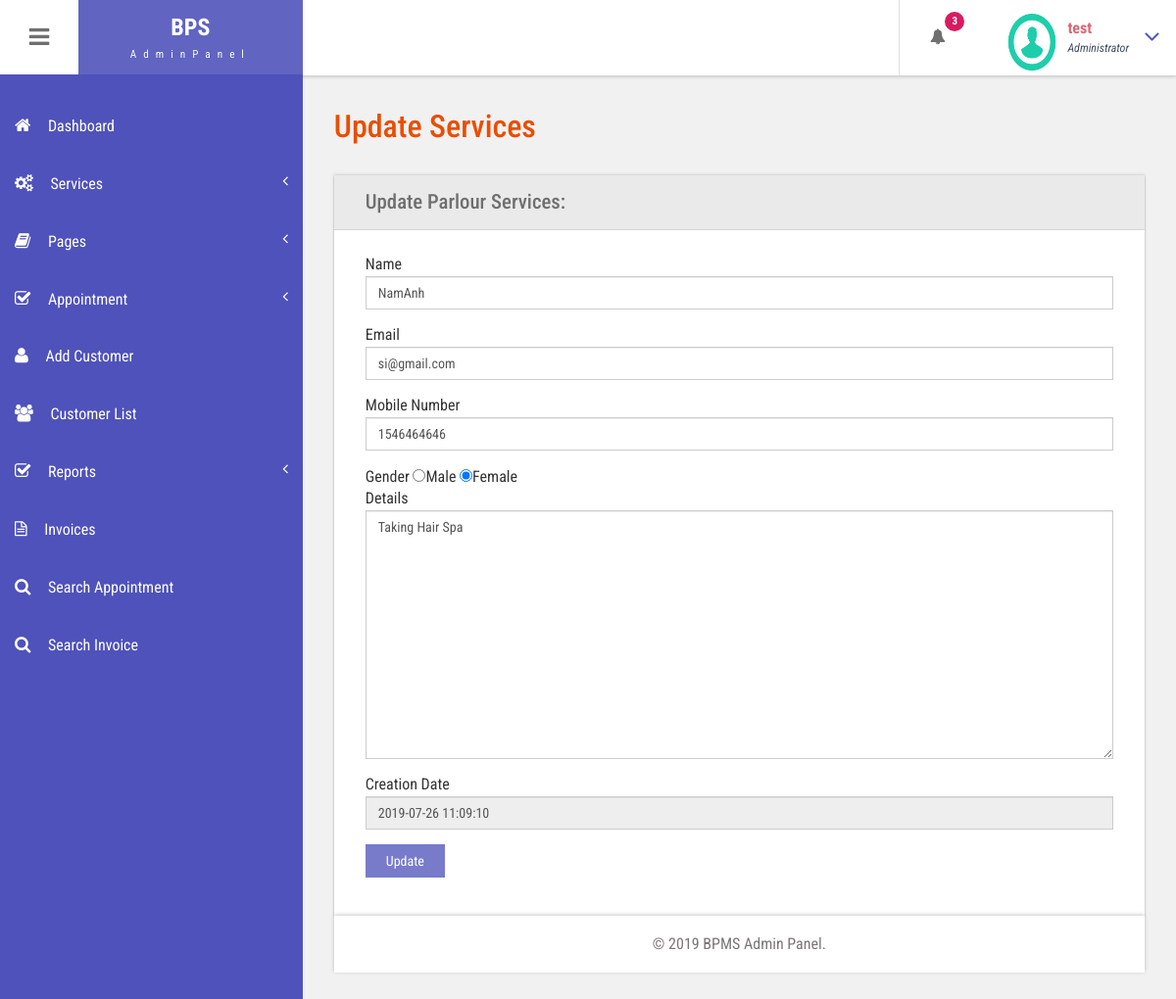
The page /admin/edit-customer-detailed.php?editid=1 (signed in) on the database its author committed.
### tables this page shows
CREATE TABLE `tblcustomers` (
  `ID` int(10) NOT NULL,
  `Name` varchar(120) DEFAULT NULL,
  `Email` varchar(200) DEFAULT NULL,
  `MobileNumber` bigint(11) DEFAULT NULL,
  `Gender` enum('Female','Male','Transgender') DEFAULT NULL,
  `Details` mediumtext,
  `CreationDate` timestamp NULL DEFAULT CURRENT_TIMESTAMP,
  `UpdationDate` timestamp NULL DEFAULT NULL ON UPDATE CURRENT_TIMESTAMP
);

### admin/edit-customer-detailed.php (the view, shortened to what this page needs)
<?php
include('includes/dbconnection.php');
if (strlen($_SESSION['bpmsaid']==0)) {
  header('location:logout.php');
  } else{
  ?>
<!DOCTYPE HTML>
<html>
<head>
<link href="css/bootstrap.css" rel='stylesheet' type='text/css' />
<link href="css/style.css" rel='stylesheet' type='text/css' />
<link href="css/font-awesome.css" rel="stylesheet">
<link href="css/animate.css" rel="stylesheet" type="text/css" media="all">
<link href="css/custom.css" rel="stylesheet">
</head>
<body class="cbp-spmenu-push">
	<div class="main-content">
		 <?php include_once('includes/sidebar.php');?>
	 <?php include_once('includes/header.php');?>
		<div id="page-wrapper">
			<div class="main-page">
				<div class="forms">
					<h3 class="title1">Update Services</h3>
					<div class="form-grids row widget-shadow" data-example-id="basic-forms">
						<div class="form-title">
							<h4>Update Parlour Services:</h4>
						</div>
						<div class="form-body">
							<form method="post">
  <?php
 $cid=$_GET['editid'];
$ret=mysqli_query($con,"select * from  tblcustomers where ID='$cid'");
while ($row=mysqli_fetch_array($ret)) {
?>
							 <div class="form-group"> <label for="exampleInputEmail1">Name</label> <input type="text" class="form-control" id="name" name="name"  value="<?php  echo $row['Name'];?>" required="true"> </div> <div class="form-group"> <label for="exampleInputPassword1">Email</label> <input type="text" id="email" name="email" class="form-control"  value="<?php  echo $row['Email'];?>" required="true"> </div>
							 <div class="form-group"> <label for="exampleInputPassword1">Mobile Number</label> <input type="text" id="mobilenum" name="mobilenum" class="form-control"  value="<?php  echo $row['MobileNumber'];?>" required="true"> </div>
							 <div class="form-group"> <label for="exampleInputPassword1">Gender</label> <?php if($row['Gender']=="Male")
{?><input type="radio" id="gender" name="gender" value="Male" checked="true">Male
                     <input type="radio" name="gender" value="Female">Female
                   <?php } ?>
<?php if($row['Gender']=="Female")
{?><input type="radio" id="gender" name="gender" value="Male" >Male
                     <input type="radio" name="gender" value="Female" checked="true">Female
                   <?php }
                    else {?>
 <input type="radio" id="gender" name="gender" value="Male" >Male
  <input type="radio" name="gender" value="Female" >Female
                   <?php }?>
                   <div class="form-group"> <label for="exampleInputEmail1">Details</label> <textarea type="text" class="form-control" id="details" name="details" placeholder="Details" required="true" rows="12" cols="4"><?php  echo $row['Details'];?></textarea> </div>
                   <div class="form-group"> <label for="exampleInputPassword1">Creation Date</label> <input type="text" id="" name="" class="form-control"  value="<?php  echo $row['CreationDate'];?>" readonly='true'> </div>
							 <?php } ?>
							  <button type="submit" name="submit" class="btn btn-default">Update</button> </form>
						</div>
					</div>
			</div>
		</div>
		 <?php include_once('includes/footer.php');?>
	</div>
</body>
</html>
<?php } ?>

### admin/includes/header.php (shortened to what this page needs)
<div class="sticky-header header-section ">
      <div class="header-left">
        <button id="showLeftPush"><i class="fa fa-bars"></i></button>
        <div class="logo">
          <a href="index.html">
            <h1>BPS</h1>
            <span>AdminPanel</span>
          </a>
        </div>
      </div>
      <div class="header-right">
        <div class="profile_details_left">
          <ul class="nofitications-dropdown">
            <?php
$ret1=mysqli_query($con,"select ID,Name from  tblappointment where Status=''");
$num=mysqli_num_rows($ret1);
?>
            <li class="dropdown head-dpdn">
              <a href="#" class="dropdown-toggle" data-toggle="dropdown" aria-expanded="false"><i class="fa fa-bell"></i><span class="badge blue"><?php echo $num;?></span></a>
            </li>
          </ul>
          <div class="clearfix"> </div>
        </div>
        <div class="profile_details">
        <?php
$adid=$_SESSION['bpmsaid'];
$ret=mysqli_query($con,"select AdminName from tbladmin where ID='$adid'");
$row=mysqli_fetch_array($ret);
$name=$row['AdminName'];
?>
          <ul>
            <li class="dropdown profile_details_drop">
              <a href="#" class="dropdown-toggle" data-toggle="dropdown" aria-expanded="false">
                <div class="profile_img">
                  <span class="prfil-img"><img src="images/download (1).png" alt="" width="50" height="60"> </span>
                  <div class="user-name">
                    <p><?php echo $name; ?></p>
                    <span>Administrator</span>
                  </div>
                  <i class="fa fa-angle-down lnr"></i>
                  <div class="clearfix"></div>
                </div>
              </a>
            </li>
          </ul>
        </div>
      </div>
      <div class="clearfix"> </div>
    </div>

### admin/css/style.css (style rules this page uses)
h4, h5, h6, h1, h2, h3 { margin: 0; }
ul, ol { margin: 0; }
p { margin: 0; }
html, body { font-family: 'Roboto Condensed', sans-serif; font-size: 100%; overflow-x: hidden; background: #fff; }
body a { transition: 0.5s all ease; -webkit-transition: 0.5s all ease; -moz-transition: 0.5s all ease; -o-transition: 0.5s all ease; -ms-transition: 0.5s all ease; text-decoration:none; }
h1,h2,h3,h4,h5,h6 { margin:0; }
p { margin:0; }
ul,label { margin:0; padding:0; }
.main-content { position: relative; }
.sticky-header { position: fixed; top: 0; left:0px; width: 100%; z-index: 100; }
.header-section { background:#FFF; box-shadow: 1px 1px 4px rgba(0, 0, 0, 0.21); -webkit-box-shadow: 1px 1px 4px rgba(0, 0, 0, 0.21); -moz-box-shadow: 1px 1px 4px rgba(0, 0, 0, 0.21); -o-box-shadow: 1px 1px 4px rgba(0, 0, 0, 0.21); }
.header-section::after { clear: both; display: block; content: ''; }
.header-left { float: left; width: 45%; }
.header-right { float: right; }
button#showLeftPush { font-size: 1.5em; width: 80px; padding: 0.87em 0; text-align: center; cursor: pointer; float: left; color: #6F6F6F; -moz-transition: all 0.2s ease-out 0s; -webkit-transition: all 0.2s ease-out 0s; transition: all 0.2s ease-out 0s; border: none; background-color: #fff; outline:none; }
.cbp-spmenu-push { overflow-x: hidden; position: relative; }
.cbp-spmenu, .cbp-spmenu-push { -webkit-transition: all 0.3s ease; -moz-transition: all 0.3s ease; transition: all 0.3s ease; }
.cbp-spmenu-push div#page-wrapper { margin: 0 0 0 19.3em; transition:.5s all; -webkit-transition:.5s all; -moz-transition:.5s all; }
.fa { display: inline-block; font-family: FontAwesome; font-style: normal; font-weight: normal; line-height: 1; -webkit-font-smoothing: antialiased; -moz-osx-font-smoothing: grayscale; }
.logo { background: #6164C1; text-align: center; float: left; }
.logo a { padding: 0.9em 3.3em .7em; display: block; text-decoration: none; }
.logo a h1 { color: #fff; font-size: 1.5em; line-height: 1.2em; font-weight: 700; }
.logo a span { color: #F8F8F8; font-size: .7em; text-align: center; letter-spacing: 7px; }
.profile_details_left { float: left; }
li.dropdown.head-dpdn { display: inline-block; padding: 1.7em 0; border-left: 1px solid #E0E0E0; float: left; }
li.dropdown.head-dpdn a.dropdown-toggle { padding: 1.7em 2em; }
i.fa.fa-bell { color:#6F6F6F; }
.header-right span.badge { font-size: 11px; font-weight: bold; color: #FFF; background: #8BC34A; line-height: 15px; width: 20px; height: 20px; border-radius: 2em; -webkit-border-radius: 2em; -moz-border-radius: 2em; -o-border-radius: 2em; text-align: center; display: inline-block; position: absolute; top: 16%; padding: 2px 0 0; }
.header-right span.blue { background-color:#D81B60; }
.profile_details { float: right; }
.profile_details_drop a.dropdown-toggle { display:block; padding: 0.8em 3em 0 2em; }
.profile_img span.prfil-img { float:left; }
.user-name { float:left; margin-top:8px; margin-left:11px; height:35px; }
.profile_details ul li { list-style-type:none; position:relative; }
.profile_details li a i.fa.lnr { position: absolute; top: 34%; right: 8%; color: #4F52BA; font-size: 1.6em; }
.user-name p { font-size:1em; color:#DD6777; line-height:1em; font-weight:700; }
.user-name span { font-size: .75em; font-style: italic; color: #424f63; font-weight: normal; margin-top: .3em; }
.charts,.row { margin: 2em 0 0; }
.widget-shadow { background-color: #fff; box-shadow: 0 -1px 3px rgba(0,0,0,.12),0 1px 2px rgba(0,0,0,.24); -webkit-box-shadow: 0 -1px 3px rgba(0,0,0,.12),0 1px 2px rgba(0,0,0,.24); -moz-box-shadow: 0 -1px 3px rgba(0,0,0,.12),0 1px 2px rgba(0,0,0,.24); }
h3.title1 { font-size: 2em; color: #e94e02; margin-bottom: 0.8em; }
.forms h3.title1 { margin-bottom:0; }
.forms h4 { font-size: 1.3em; color: #6F6F6F; }
.form-title { padding: 1em 2em; background-color: #EAEAEA; border-bottom: 1px solid #D6D5D5; }
.form-body { padding: 1.5em 2em; }
.forms label { font-weight: 400; }
.form-control { border-radius: inherit; }
.forms button.btn.btn-default { background-color: rgba(97, 100, 193, 0.85); color: #fff; padding: .5em 1.5em; border: none; outline:none; border-radius: inherit; }

### admin/css/custom.css (style rules this page uses)
#page-wrapper { padding:7em 2em 2.5em; background-color: #F1F1F1; }

### rows shown on the page
tblcustomers: name "NamAnh", email "si@gmail.com", mobilenum "1546464646", details "Taking Hair Spa", CreationDate "2019-07-26 11:09:10"

### other values the page prints
$num "3"
$name "test"
